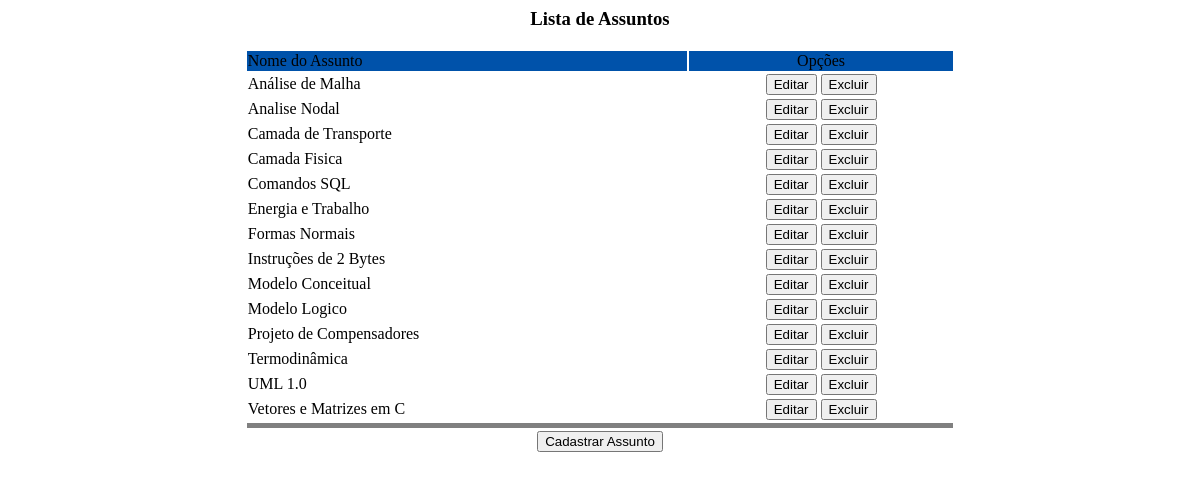
The page /bd_assunto/assunto_lista.php on the database as committed earlier.
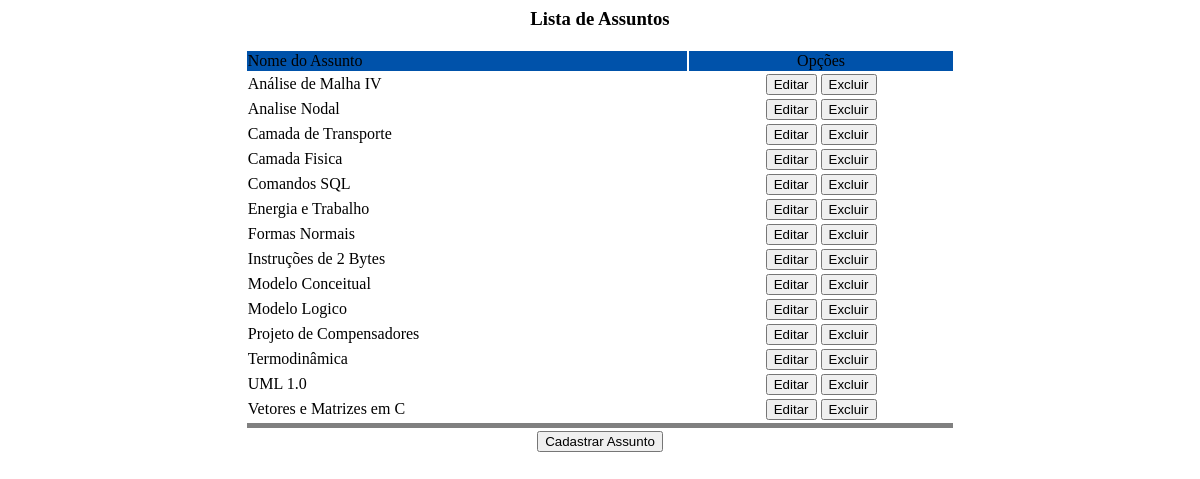
The same page on the database as committed later.
### tables this page shows
CREATE TABLE IF NOT EXISTS `assunto` (
  `codigo` int(11) NOT NULL AUTO_INCREMENT,
  `login_administrador` varchar(25) DEFAULT NULL,
  `nome` varchar(50) NOT NULL,
  `data` date NOT NULL,
  `hora` time NOT NULL,
  PRIMARY KEY (`codigo`),
  UNIQUE KEY `nome` (`nome`),
  KEY `login_administrador` (`login_administrador`)
);

### bd_assunto/assunto_lista.php (the view, shortened to what this page needs)
<html>
<head>
</head>
<body>
<center>
<h3>Lista de Assuntos</h3>
</center>
<form name="form1" method="POST" action="assunto_editar.php">
<table border="0" align="center" width="60%">
<?php
$sql = "SELECT nome,codigo FROM assunto ORDER BY nome";
$tabela = mysql_query($sql);
	?>
	<tr bgcolor="0x52AA">
		<td width="50%">Nome do Assunto</td>
		<td width="30%">
		<center>Opções</center>
		</td>
	</tr>
	<?php
	while($dados = mysql_fetch_row($tabela)){
		$codigo = $dados[1];
		$nome = $dados[0];
		?>
	<tr>
		<td align="left"><?php echo $nome?></td>
		<td align="center"><input type="button" value="Editar"
			onclick="location.href = 'assunto_editar.php?codigo=<?php echo $codigo?>'">
		<input type="button" value="Excluir"
			onclick="location.href = 'assunto_excluir.php?codigo=<?php echo $codigo?>'">
		</td>
	</tr>
	<?php
	}
	?>
	<tr bgcolor="grey">
		<td colspan="3" height="5"></td>
	</tr>
	<tr>
		<td colspan="3" align="center"><input type="submit"
			value="Cadastrar Assunto"></td>
</table>
</form>
</body>
</html>

Rows that differ between the two databases and show on the page:
changed assunto: nome "Análise de Malha" → "Análise de Malha IV"
